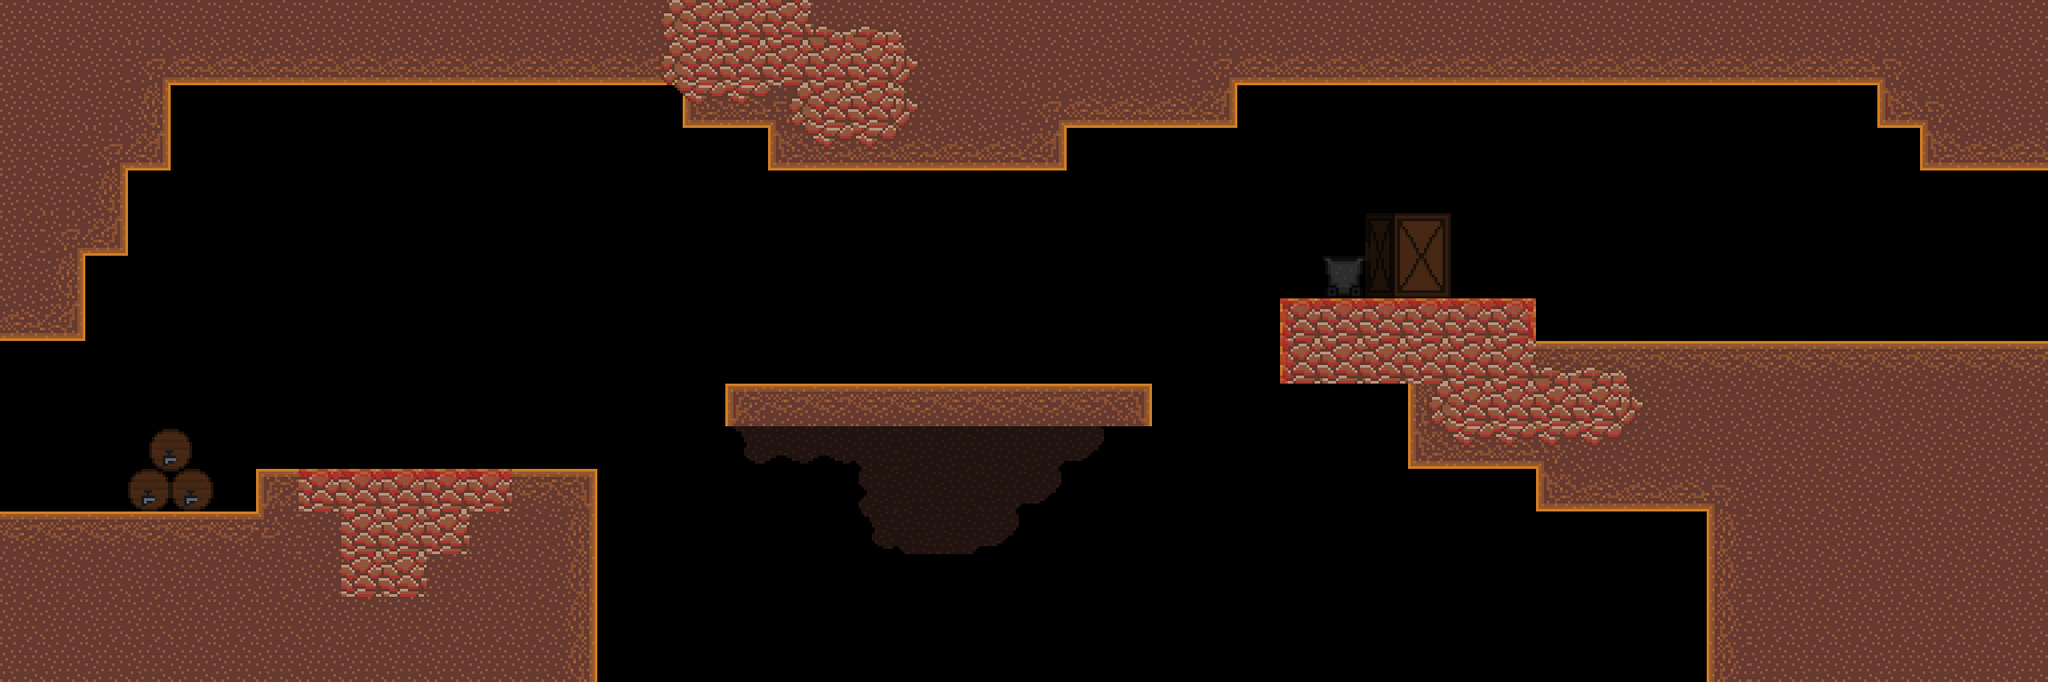

This game map was drawn from its Tiled (.tmx) file and the tilesets committed beside it. A one-line description and the trimmed map source follow:
An orthogonal 48x16 tile map with 48x48 px tiles, 2 tile layers (back_tiles, front), 3 tilesets and 26 objects (2x EnemyGroundedElemental, 2x EnemyFlyingElemental, HazardLava, HazardLavaWaterfall).

<map version="1.4" tiledversion="1.4.2" orientation="orthogonal" renderorder="right-down" width="48" height="16" tilewidth="48" tileheight="48" infinite="0" nextlayerid="20" nextobjectid="136">
 <tileset firstgid="1" name="tileset01" tilewidth="48" tileheight="48" tilecount="176" columns="16">
  <image source="tilesets/tileset01.png" width="768" height="528" />
 </tileset>
 <tileset firstgid="177" name="tileset02" tilewidth="48" tileheight="48" tilecount="121" columns="11">
  <image source="tilesets/tileset02.png" width="528" height="528" />
 </tileset>
 <tileset firstgid="298" name="objects" tilewidth="48" tileheight="48" tilecount="64" columns="8">
  <image source="objects.png" width="384" height="384" />
 </tileset>
 <imagelayer id="17" name="Image Layer 1">
  <image source="Backgrounds/fire_back.png" width="1024" height="576" />
 </imagelayer>
 <imagelayer id="18" name="Image Layer 2">
  <image source="Backgrounds/fire_far.png" width="1024" height="576" />
 </imagelayer>
 <imagelayer id="19" name="Image Layer 3">
  <image source="Backgrounds/fire_front.png" width="1024" height="576" />
 </imagelayer>
 <layer id="11" name="back_tiles" width="48" height="16">
  <properties>
   <property name="tileset" type="int" value="1" />
  </properties>
  <data>[768 cells, 331 non-empty, 20 distinct tile ids]</data>
 </layer>
 <layer id="12" name="front" width="48" height="16">
  <properties>
   <property name="tileset" type="int" value="1" />
  </properties>
  <data>[768 cells, 47 non-empty, 20 distinct tile ids]</data>
 </layer>
 <objectgroup color="#ffaa00" id="16" name="spawnpoints">
  <object id="35" x="0" y="384" width="48" height="48">
   <properties>
    <property name="id" type="int" value="0" />
   </properties>
  </object>
  <object id="135" x="2256" y="192" width="48" height="48">
   <properties>
    <property name="id" type="int" value="1" />
   </properties>
  </object>
 </objectgroup>
 <objectgroup id="14" name="objects">
  <object id="122" type="EnemyGroundedElemental" gid="314" x="528" y="528" width="48" height="48">
   <properties>
    <property name="color" type="int" value="0" />
   </properties>
  </object>
  <object id="123" type="EnemyFlyingElemental" gid="315" x="1200" y="288" width="48" height="48">
   <properties>
    <property name="color" type="int" value="0" />
   </properties>
  </object>
  <object id="126" type="HazardLava" gid="306" x="672" y="768" width="1248" height="144" />
  <object id="128" type="EnemyFlyingElemental" gid="315" x="2016" y="192" width="48" height="48">
   <properties>
    <property name="color" type="int" value="0" />
   </properties>
  </object>
  <object id="129" type="EnemyGroundedElemental" gid="314" x="2064" y="384" width="48" height="48">
   <properties>
    <property name="color" type="int" value="0" />
   </properties>
  </object>
  <object id="131" type="HazardLavaWaterfall" gid="306" x="384" y="528" width="144" height="432" />
 </objectgroup>
 <objectgroup color="#0000ff" id="13" name="walls">
  <object id="26" x="1920" y="384" width="384" height="384" />
  <object id="43" x="816" y="432" width="480" height="48" />
  <object id="49" x="144" y="0" width="48" height="192" />
  <object id="50" x="192" y="0" width="2112" height="96" />
  <object id="52" x="288" y="528" width="384" height="240" />
  <object id="54" x="0" y="576" width="288" height="192" />
  <object id="96" x="0" y="0" width="144" height="288" />
  <object id="103" x="1440" y="336" width="288" height="96" />
  <object id="104" x="1584" y="432" width="144" height="96" />
  <object id="115" x="768" y="96" width="624" height="48" />
  <object id="116" x="864" y="144" width="336" height="48" />
  <object id="118" x="1728" y="384" width="192" height="192" />
  <object id="119" x="672" y="720" width="1248" height="48" />
  <object id="120" x="2160" y="96" width="144" height="96" />
  <object id="121" x="2112" y="96" width="48" height="48" />
  <object id="130" x="0" y="288" width="96" height="96" />
 </objectgroup>
 <objectgroup color="#00ff00" id="15" name="doors">
  <object id="19" x="-96" y="384" width="48" height="192">
   <properties>
    <property name="horizontal" type="bool" value="false" />
    <property name="id_point" type="int" value="4" />
    <property name="id_room" type="int" value="2" />
   </properties>
  </object>
  <object id="134" x="2352" y="192" width="48" height="192">
   <properties>
    <property name="horizontal" type="bool" value="false" />
    <property name="id_point" type="int" value="0" />
    <property name="id_room" type="int" value="8" />
   </properties>
  </object>
 </objectgroup>
</map>
